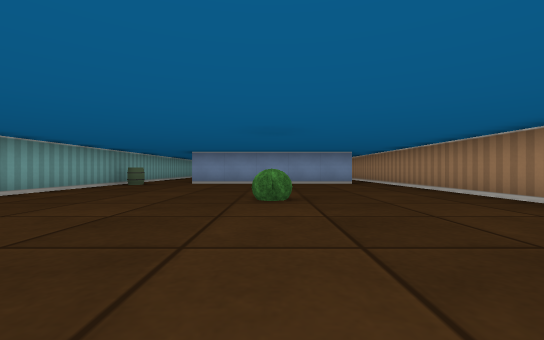
[1] (above)

14 first-person views from a walk through a cub3D maze. The camera is about half as high as the walls, looks level and sees 90° across. The floor is counted in squares. Each view is taken from the middle of a square. On the plan, view 1 faces up. The plan holds only what a view shows up to about 9 squares ahead; the rest is blank.

[2]
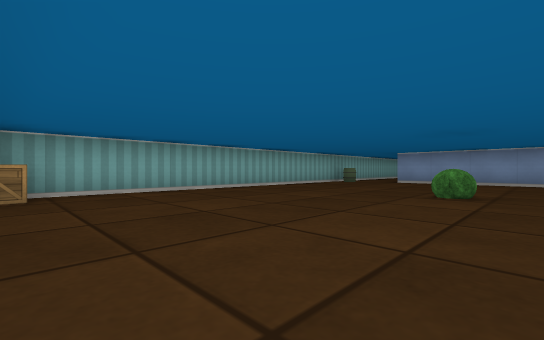

[3]
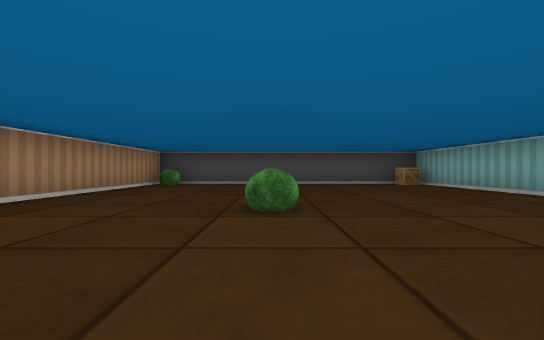

[4]
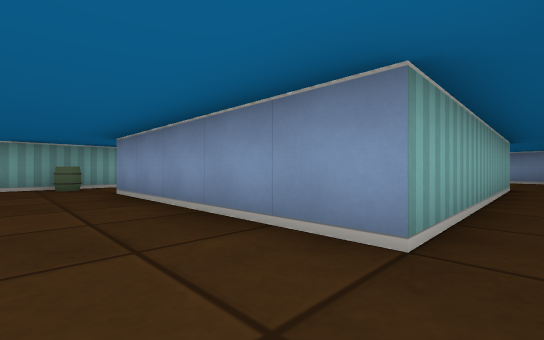

[5]
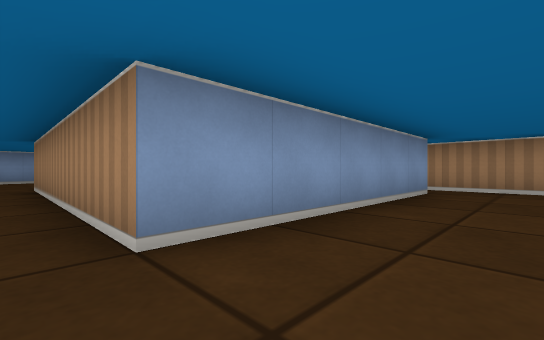

[6]
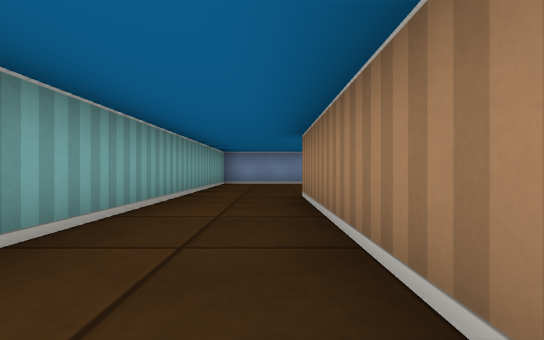

[7]
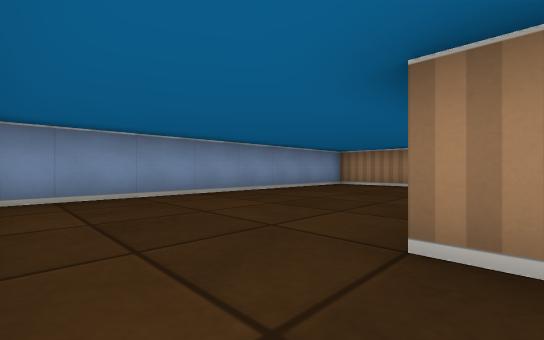

[8]
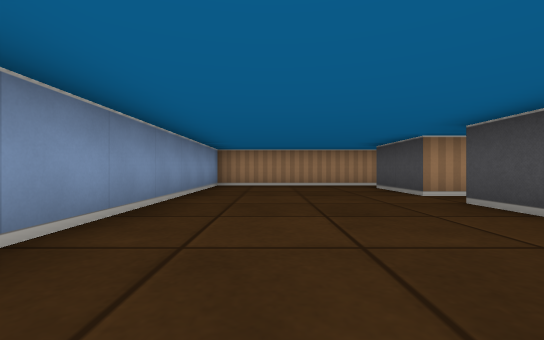

[9]
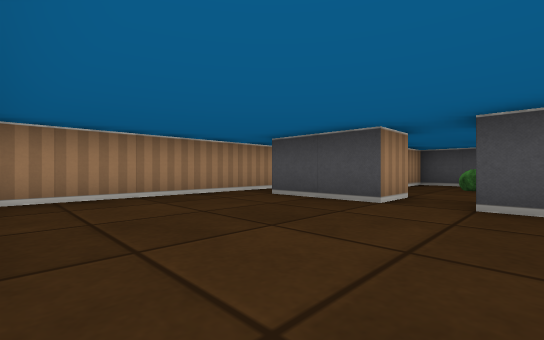

[10]
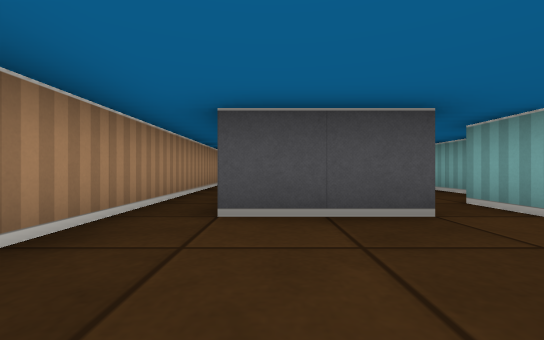

[11]
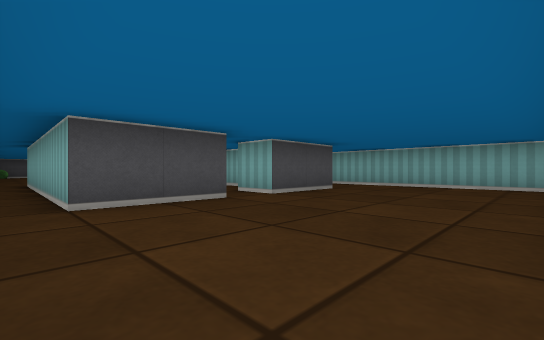

[12]
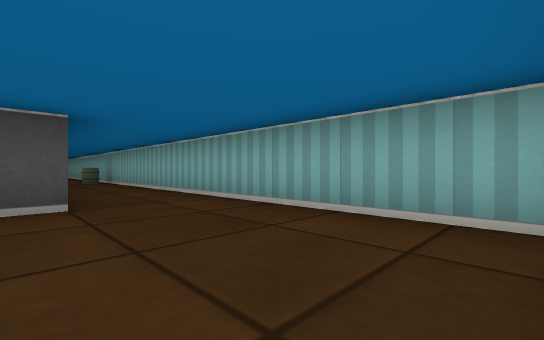

[13]
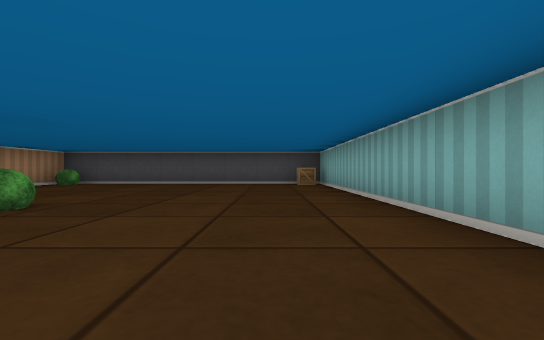

[14]
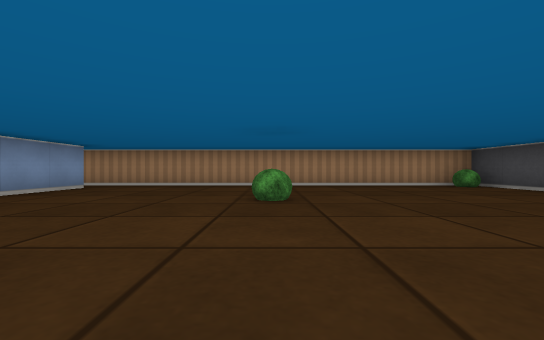

### Floor plan
Ten units are one square. View 1 is at (0, 0); x grows to the right and y downward. Boxes are objects, and circles mark ways between rooms. Rooms are numbered by the first view taken in them; rooms with no view inside come last. Other rooms are left out.
<svg viewBox="-50 -190 90 210">
<path fill="none" stroke="#000" d="M-45 -85 -45 15 35 15 35 -85M25 -85 -25 -85M5 -135 5 -145 25 -145 25 -85M-25 -85 -25 -145 -5 -145 -5 -135M35 -85 35 -185 -45 -185 -45 -85M-15 -122 -15 -111M1 -95 15 -95 15 -105"/>
<rect x="-45" y="5" width="10" height="10" fill="#bbb"><title>crate</title></rect>
<rect x="-45" y="-85" width="10" height="10" fill="#bbb"><title>barrel</title></rect>
<rect x="-5" y="-45" width="10" height="10" fill="#bbb"><title>bush</title></rect>
<rect x="25" y="5" width="10" height="10" fill="#bbb"><title>bush</title></rect>
<rect x="-5" y="-115" width="10" height="10" fill="#bbb"><title>bush</title></rect>
<circle cx="-35" cy="-90" r="3" fill="#2a7"/>
<circle cx="30" cy="-90" r="3" fill="#2a7"/>
<circle cx="0" cy="-140" r="3" fill="#2a7"/>
<text x="-10" y="-40">1</text>
<text x="-10" y="-150">2</text>
<text x="0" y="-120">3</text>
</svg>
Room 1 opens to room 2. Room 2 opens to room 3.

Where each view was taken, in squares from view 1:
view 1: 0 up, 0 right, facing up
view 2: 1 down, 1 right, facing up-left
view 3: 7 up, 0 right, facing down
view 4: 7 up, 3 right, facing up-left
view 5: 7 up, 3 left, facing up-right
view 6: 10 up, 3 left, facing up
view 7: 14 up, 4 left, facing up-right
view 8: 17 up, 4 left, facing right
view 9: 18 up, 1 left, facing down-right
view 10: 17 up, 2 right, facing down
view 11: 18 up, 3 right, facing down-left
view 12: 18 up, 2 left, facing down-left
view 13: 7 up, 3 left, facing down
view 14: 4 up, 4 left, facing right
